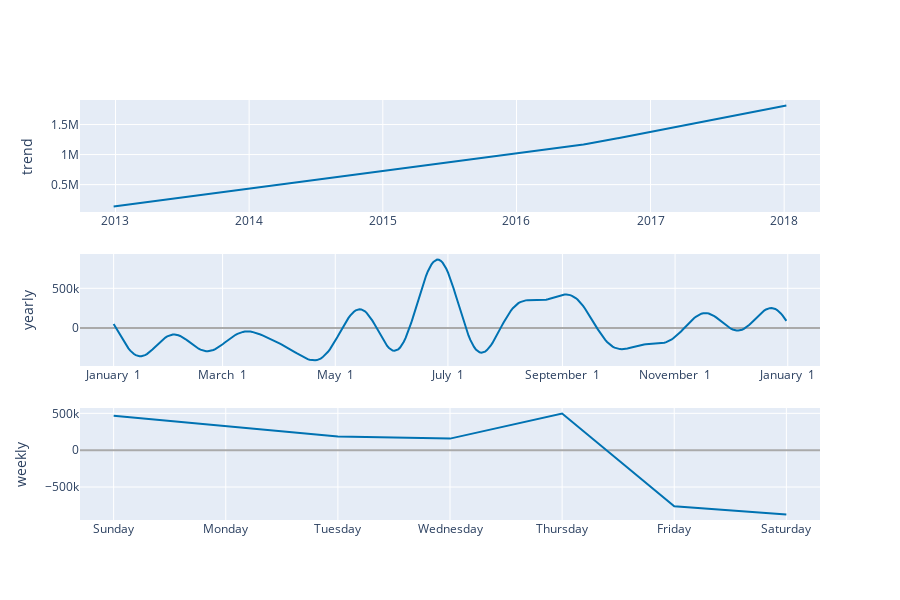

The cell this chart's notebook holds for it:
### Code cell
plot_components_plotly(m, forecast)

### Figure 1 — Plotly figure (JSON) as saved in the notebook; plotly's stock layout.template omitted (floating-point values rounded to 4 significant figures; data arrays with more than 128 entries replaced by an {"elided": "..."} marker saying what was removed)
{"data": [{"line": {"color": "#0072B2", "width": 2}, "mode": "lines", "name": "trend", "type": "scatter", "x": {"elided": "1240 str values"}, "xaxis": "x", "y": {"elided": "1240 float values"}, "yaxis": "y"}, {"line": {"color": "rgba(0, 114, 178, 0.2)", "width": 0}, "mode": "lines", "name": "trend_upper", "type": "scatter", "x": {"elided": "1240 str values"}, "xaxis": "x", "y": {"elided": "1240 float values"}, "yaxis": "y"}, {"fill": "tonexty", "fillcolor": "rgba(0, 114, 178, 0.2)", "line": {"color": "rgba(0, 114, 178, 0.2)", "width": 0}, "mode": "lines", "name": "trend_lower", "type": "scatter", "x": {"elided": "1240 str values"}, "xaxis": "x", "y": {"elided": "1240 float values"}, "yaxis": "y"}, {"line": {"color": "#0072B2", "width": 2}, "mode": "lines", "name": "yearly", "type": "scatter", "x": {"elided": "365 str values"}, "xaxis": "x2", "y": {"elided": "365 float values"}, "yaxis": "y2"}, {"line": {"color": "#0072B2", "width": 2}, "mode": "lines", "name": "weekly", "type": "scatter", "x": ["2017-01-01T00:00:00", "2017-01-02T00:00:00", "2017-01-03T00:00:00", "2017-01-04T00:00:00", "2017-01-05T00:00:00", "2017-01-06T00:00:00", "2017-01-07T00:00:00"], "xaxis": "x3", "y": [467400.0, 326700.0, 185000.0, 157200.0, 496700.0, -761700.0, -871200.0], "yaxis": "y3"}], "layout": {"height": 600, "showlegend": false, "width": 900, "xaxis": {"anchor": "y", "domain": [0, 1], "range": ["2012-09-26T03:36:00", "2018-04-08T20:24:00"], "type": "date"}, "xaxis2": {"anchor": "y2", "domain": [0, 1], "range": ["2016-12-13T18:54:02.958904115", "2018-01-18T11:04:57.863013581"], "tickformat": "%B %e", "type": "date"}, "xaxis3": {"anchor": "y3", "domain": [0, 1], "range": ["2016-12-31T16:48:00", "2017-01-07T07:12:00"], "tickformat": "%A", "type": "date"}, "yaxis": {"anchor": "x", "domain": [0.7333, 1], "rangemode": "normal", "title": {"text": "trend"}, "zerolinecolor": "#AAA"}, "yaxis2": {"anchor": "x2", "domain": [0.3667, 0.6333], "title": {"text": "yearly"}, "zerolinecolor": "#AAA"}, "yaxis3": {"anchor": "x3", "domain": [0, 0.2667], "title": {"text": "weekly"}, "zerolinecolor": "#AAA"}}}
